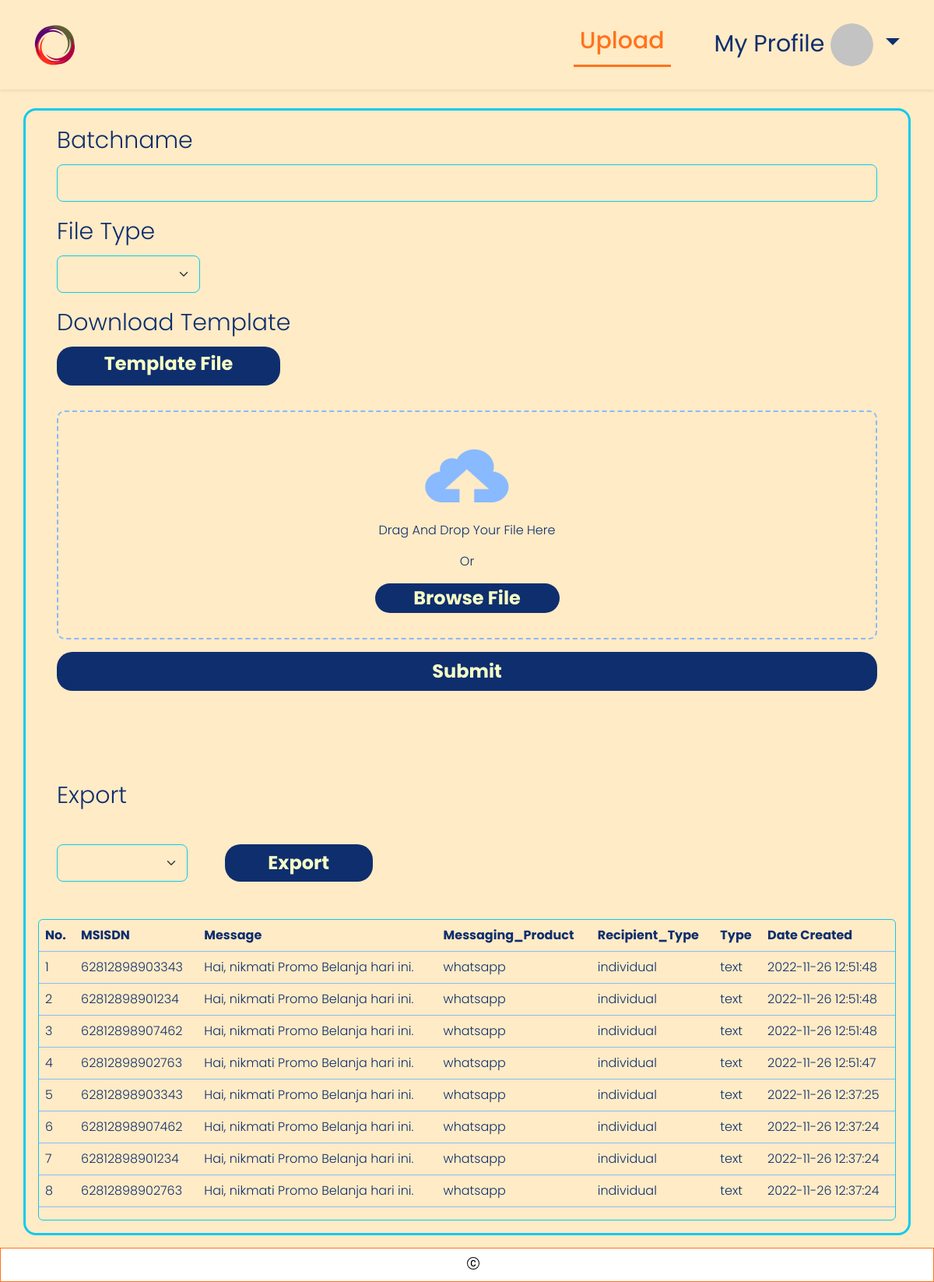
The page /public/home (signed in) on the database its author committed.
### tables this page shows
CREATE TABLE `content` (
  `jobId` varchar(50) NOT NULL,
  `trxId` varchar(50) NOT NULL,
  `MSISDN` varchar(50) NOT NULL,
  `message` varchar(100) NOT NULL,
  `Messaging_Product` varchar(50) NOT NULL,
  `Recipient_Type` varchar(50) NOT NULL,
  `Type` varchar(50) NOT NULL,
  `Preview_URL` tinyint(1) NOT NULL DEFAULT 0,
  `dateCreated` datetime NOT NULL,
  `dateUpdated` datetime NOT NULL,
  `status` varchar(50) NOT NULL
);

### app/core/Controller.php (called while the page is built, shortened)
<?php
class Controller{
	public function view($view, $data = [])
	{
		require_once '../app/views/' . $view . '.php';
	}
}

### app/controllers/Home.php (called while the page is built, shortened)
<?php
class Home extends Controller
{
    public function index()
    {
        $data['title'] = 'Main Page for Upload';
        $this->view('templates/header', $data);
        $this->view('templates/topbar');
        $this->view('home/index', $data);
        $this->view('templates/footer');
    }
}

### app/core/App.php (called while the page is built, shortened)
<?php
class App{
	protected $method = 'index';
	protected $params = [];
	public function __construct(){
		$this->controller = new $this->controller;
		call_user_func_array([$this->controller, $this->method], $this->params);
	}
}

### public/index.php (called while the page is built, shortened)
<?php
$app = new App;

### app/views/home/index.php (the view, shortened to what this page needs)
<section class="upload">
    <form action="<?= base_url; ?>/home/importfile" method="POST" enctype="multipart/form-data">
        <div class="container border p-3 border-3 border-info rounded-4 mt-4">
            <div class="form-group mb-3 ms-4 me-4">
                <label for="batchname" class="form-label">Batchname</label>
                <input type="text" class="form-control form-control-lg border-info bg-transparent" id="batchname" name="batchname" autocomplete="off">
            </div>
            <div class="form-group mb-3 ms-4 me-4 col-2">
                <label for="type" class="form-label">File Type</label>
                <select name="filetype" class="form-select form-select-lg border-info bg-transparent" aria-label="Default select example">
                    <option selected></option>
                    <option value="xlsx">.xlsx</option>
                </select>
            </div>
            <div class="form-group ms-4 me-4">
                <label for="download" class="form-label">Download Template</a></label>
            </div>
            <div class="d-grid mb-3">
                <a href="<?= base_url; ?>/home/template" class="button-test mb-3 mx-4 text-center pt-1" download="../assets/files/Template_File.xlsx" style="text-decoration: none;">
                    Template File
                </a>
            </div>
            <div class="card bg-transparent text-center ms-4 me-4">
                <div class="icon mt-5 mb-3"><img src="../assets/img/Upload.png" alt="" width="107.1"><br><br>
                    <div id="drop_zone">
                        <p>Drag And Drop Your File Here</p>
                        <p>Or</p>
                        <button type="button" id="btn_file_pick" class="button-upload" name="import_file">Browse File</button>
                    </div>
                </div>
            </div>
            <div class="d-grid gap-2">
                <button type="submit" id="btn_upload" name="save_excel_data" class="button-submit mx-4 my-3">Submit</button>
            </div>
    </form>
    <div class="col-md-6">
        <form action="<?= base_url; ?>/export/exportfile" method="POST">
            <div class="form-group my-4 mx-4">
                <label for="Export" class="form-label">Export</label>
            </div>
            <div class="row">
                <div class="col-4 mt-2 mb-5 mx-4">
                    <select name="export_file_type" class="form-select form-select-lg border-info bg-transparent" aria-label="Default select example">
                        <option selected></option>
                        <option value="xlsx">XLSX</option>
                    </select>
                </div>
                <div class="col-auto mt-2">
                    <button type="submit" name="export_excel_btn" class="button-export">Export</button>
                </div>
            </div>
        </form>
    </div>
    <div class="table-responsive border border-info border-1 rounded">
        <table class="table table-hover">
            <thead class="thead">
                <tr>
                    <th>No.</th>
                    <th>MSISDN</th>
                    <th>Message</th>
                    <th>Messaging_Product</th>
                    <th>Recipient_Type</th>
                    <th>Type</th>
                    <th>Date Created</th>
                </tr>
            </thead>
            <tbody class="tbody">
                <?php
                $con = mysqli_connect('localhost', 'root', '', 'assasin_db');
                $query = "SELECT * FROM content ORDER BY dateUpdated DESC LIMIT 10";
                $query_run = mysqli_query($con, $query);
                $num = 1;
                if (mysqli_num_rows($query_run) > 0) {
                    foreach ($query_run as $row) {
                ?>
                        <tr>
                            <td><?= $num++; ?></td>
                            <td><?= $row['MSISDN']; ?></td>
                            <td><?= $row['message']; ?></td>
                            <td><?= $row['Messaging_Product']; ?></td>
                            <td><?= $row['Recipient_Type']; ?></td>
                            <td><?= $row['Type']; ?></td>
                            <td><?= $row['dateCreated']; ?></td>
                        </tr>
                    <?php
                    }
                } else {
                    ?>
                    <tr>
                        <td colspan="8">No Record Found</td>
                    </tr>
                <?php
                }
                ?>
            </tbody>
        </table>
    </div>
</section>

### app/views/templates/header.php (shortened to what this page needs)
<!doctype html>
<html lang="en">
<head>
  <link href="https://cdn.jsdelivr.net/npm/bootstrap@5.2.2/dist/css/bootstrap.min.css" rel="stylesheet">
  <link rel="stylesheet" href="../assets/css/style.css">
</head>

### app/views/templates/topbar.php (shortened to what this page needs)
<body>
    <nav class="navbar navbar-expand-lg bg-transparent shadow-sm mb-3">
        <div class="container-fluid">
            <a class="navbar-brand mx-4" href="#">
                <img src="../assets/img/JatisMobileLogo.png" alt="LogoJatis" class="img-logo" width="69">
            </a>
            <div class="collapse navbar-collapse" id="navbarNav">
                <ul class="navbar-nav ms-auto">
                    <li class="nav-item mx-4">
                        <a class="nav-link active" aria-current="page" href="<?= base_url; ?>/home">Upload</a>
                    </li>
                    <li class="nav-item dropdown bg-transparent mx-4">
                        <a class="nav-link dropdown-toggle" href="#" role="button" data-bs-toggle="dropdown" aria-expanded="false">
                            My Profile <img src="../assets/img/ImageProfile.png" class="img rounded-circle" alt="" width="55">
                        </a>
                </ul>
            </div>
        </div>
    </nav>

### app/views/templates/footer.php (shortened to what this page needs)
<footer class="d-flex align-items-center position-relative mt-3">
    <div class="icon-footer position-absolute start-50"><img src="assets/img/c-circle.svg" alt="">
    </div>
</footer>
</body>
</html>

### assets/css/style.css (style rules this page uses)
body { font-family: 'Poppins', sans-serif; background-color: #FFEBC5; }
.navbar { height: 115px; }
.img-logo { width: 69px; height: 53px; }
.nav-link { font-size: 30px; font-weight: 400; color: #0E2E6E !important; }
.nav-link.active { font-size: 30px; font-weight: 500; color: #FF731D !important; border-bottom: 3px solid #FF731D; }
.form-label { font-size: 30px; font-weight: 300; color: #0E2E6E !important; }
.button-test { font-size: 24px; font-weight: 700; color: #F7FFC5 !important; width: 287px; height: 50px; background-color: #0E2E6E !important; border: none; border-radius: 20px; }
.card { position: relative; border: 2px dashed #89B9FF; border-radius: 10px; display: flex; align-items: center; justify-content: space-around; flex-direction: column; }
.card p { top: 169px; font-size: 16px; font-weight: 300; line-height: 24px; color: #0E2E6E !important; }
.button-upload { font-size: 24px; font-weight: 700; color: #F7FFC5 !important; width: 237px; background-color: #0E2E6E !important; border-radius: 20px; border: none; }
.button-submit { font-size: 24px; font-weight: 700; color: #F7FFC5 !important; height: 50px; background-color: #0E2E6E !important; border: none; border-radius: 20px; }
.button-export { width: 190px; height: 50%; background-color: #0E2E6E !important; border-radius: 20px; border: none; font-size: 24px; font-weight: 700; color: #F7FFC5 !important; }
.table { border-bottom: 1px solid #89B9FF; border-radius: 10px !important; }
.thead { font-weight: 500; color: #0E2E6E !important; }
.tbody { font-weight: 300; color: #0E2E6E !important; }
footer { height: 44px; background-color: #FFFFFF !important; border: 1px solid #FF731D; }
.icon-footer { top: 6px; width: 18px; height: 33px; }

### rows shown on the page
content: MSISDN "62812898903343", message "Hai, nikmati Promo Belanja hari ini.", Messaging_Product "whatsapp", Recipient_Type "individual", Type "text", dateCreated "2022-11-26 12:51:48"
content: MSISDN "62812898901234", message "Hai, nikmati Promo Belanja hari ini.", Messaging_Product "whatsapp", Recipient_Type "individual", Type "text", dateCreated "2022-11-26 12:51:48"
content: MSISDN "62812898907462", message "Hai, nikmati Promo Belanja hari ini.", Messaging_Product "whatsapp", Recipient_Type "individual", Type "text", dateCreated "2022-11-26 12:51:48"
content: MSISDN "62812898902763", message "Hai, nikmati Promo Belanja hari ini.", Messaging_Product "whatsapp", Recipient_Type "individual", Type "text", dateCreated "2022-11-26 12:51:47"
content: MSISDN "62812898903343", message "Hai, nikmati Promo Belanja hari ini.", Messaging_Product "whatsapp", Recipient_Type "individual", Type "text", dateCreated "2022-11-26 12:37:25"
content: MSISDN "62812898907462", message "Hai, nikmati Promo Belanja hari ini.", Messaging_Product "whatsapp", Recipient_Type "individual", Type "text", dateCreated "2022-11-26 12:37:24"
content: MSISDN "62812898901234", message "Hai, nikmati Promo Belanja hari ini.", Messaging_Product "whatsapp", Recipient_Type "individual", Type "text", dateCreated "2022-11-26 12:37:24"
content: MSISDN "62812898902763", message "Hai, nikmati Promo Belanja hari ini.", Messaging_Product "whatsapp", Recipient_Type "individual", Type "text", dateCreated "2022-11-26 12:37:24"
